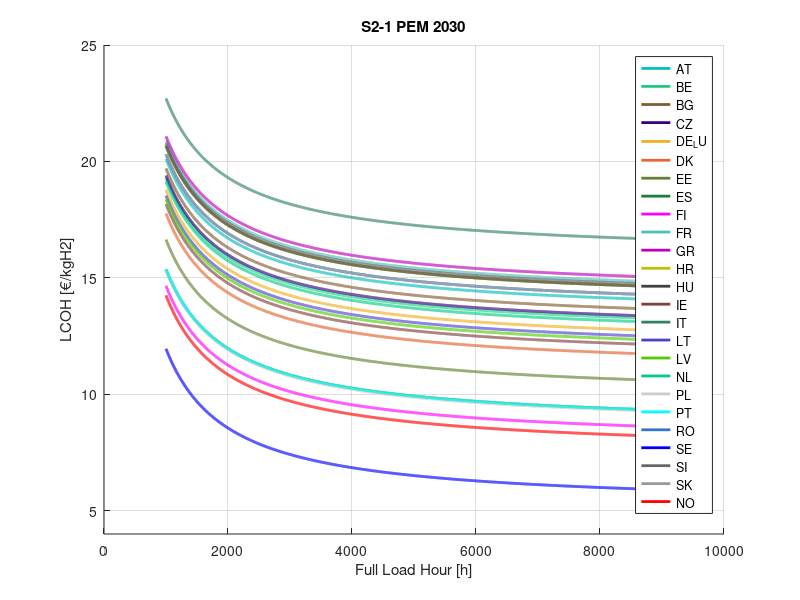

The MATLAB source for this figure:
num_simulations = 1000;

%Common parameters
Discount_Rate_min = 0.06;       % assume 6-8%
Discount_Rate_max = 0.08;
Discount_Rate_values = unifrnd(Discount_Rate_min, Discount_Rate_max, [num_simulations, 1]);

Lifetime = 20;    % years

% Define electricity costs
electricity_cost_AT     = 0.261;
electricity_cost_BE     = 0.245;
electricity_cost_BG     = 0.253;
electricity_cost_CZ     = 0.247;
electricity_cost_DE_LU  = 0.235;
electricity_cost_DK     = 0.215;
electricity_cost_EE     = 0.193;
electricity_cost_ES     = 0.168;
electricity_cost_FI     = 0.154;
electricity_cost_FR     = 0.276;
electricity_cost_GR     = 0.280;
electricity_cost_HR     = 0.272;
electricity_cost_HU     = 0.272;
electricity_cost_IE     = 0.223;
electricity_cost_IT     = 0.312;
electricity_cost_LT     = 0.230;
electricity_cost_LV     = 0.227;
electricity_cost_NL     = 0.242;
electricity_cost_PL     = 0.167;
electricity_cost_PT     = 0.168;
electricity_cost_RO     = 0.265;
electricity_cost_SE     = 0.101;
electricity_cost_SI     = 0.274;
electricity_cost_SK     = 0.265;
electricity_cost_NO     = 0.146;


FLH = [1000:8760];

LHV = 33.33;    %kWh/kgH2

%PEM parameters
CAPEX_System_PEM_mean = 1075;      %$/kW
CAPEX_System_PEM_std = 347.01;
CAPEX_System_PEM_values = normrnd(CAPEX_System_PEM_mean, CAPEX_System_PEM_std, [num_simulations,1]);
CAPEX_System_PEM_values(CAPEX_System_PEM_values < 650) = 650;
CAPEX_System_PEM_values(CAPEX_System_PEM_values > 1500) = 1500;

%CAPEX_Stack_PEM_values = 0.35*CAPEX_System_PEM_values;    % 35% of CAPEX system

CAPEX_PEM_values = CAPEX_System_PEM_values;

OPEX_PEM_values = 3;

System_Efficiency_PEM_mean = 0.655;
System_Efficiency_PEM_std = 0.0204;
System_Efficiency_PEM_values = normrnd(System_Efficiency_PEM_mean, System_Efficiency_PEM_std, [num_simulations,1]);
System_Efficiency_PEM_values(System_Efficiency_PEM_values < 0.63) = 0.63;
System_Efficiency_PEM_values(System_Efficiency_PEM_values > 0.68) = 0.68;

% Calculate SOEC LCOH values
term1_S = LHV ./ (System_Efficiency_PEM_values);
term2_S = Discount_Rate_values .* (1 + Discount_Rate_values).^Lifetime;
term3_S = (OPEX_PEM_values / 100);
term4_S = CAPEX_PEM_values ./ FLH;
AT = term1_S .* ((term2_S ./ ((1 + Discount_Rate_values).^Lifetime - 1) + term3_S) .* term4_S + electricity_cost_AT);
BE = term1_S .* ((term2_S ./ ((1 + Discount_Rate_values).^Lifetime - 1) + term3_S) .* term4_S + electricity_cost_BE);
BG = term1_S .* ((term2_S ./ ((1 + Discount_Rate_values).^Lifetime - 1) + term3_S) .* term4_S + electricity_cost_BG);
CZ = term1_S .* ((term2_S ./ ((1 + Discount_Rate_values).^Lifetime - 1) + term3_S) .* term4_S + electricity_cost_CZ);
DE_LU = term1_S .* ((term2_S ./ ((1 + Discount_Rate_values).^Lifetime - 1) + term3_S) .* term4_S + electricity_cost_DE_LU);
DK = term1_S .* ((term2_S ./ ((1 + Discount_Rate_values).^Lifetime - 1) + term3_S) .* term4_S + electricity_cost_DK);
EE = term1_S .* ((term2_S ./ ((1 + Discount_Rate_values).^Lifetime - 1) + term3_S) .* term4_S + electricity_cost_EE);
ES = term1_S .* ((term2_S ./ ((1 + Discount_Rate_values).^Lifetime - 1) + term3_S) .* term4_S + electricity_cost_ES);
FI = term1_S .* ((term2_S ./ ((1 + Discount_Rate_values).^Lifetime - 1) + term3_S) .* term4_S + electricity_cost_FI);
FR = term1_S .* ((term2_S ./ ((1 + Discount_Rate_values).^Lifetime - 1) + term3_S) .* term4_S + electricity_cost_FR);
GR = term1_S .* ((term2_S ./ ((1 + Discount_Rate_values).^Lifetime - 1) + term3_S) .* term4_S + electricity_cost_GR);
HR = term1_S .* ((term2_S ./ ((1 + Discount_Rate_values).^Lifetime - 1) + term3_S) .* term4_S + electricity_cost_HR);
HU = term1_S .* ((term2_S ./ ((1 + Discount_Rate_values).^Lifetime - 1) + term3_S) .* term4_S + electricity_cost_HU);
IE = term1_S .* ((term2_S ./ ((1 + Discount_Rate_values).^Lifetime - 1) + term3_S) .* term4_S + electricity_cost_IE);
IT = term1_S .* ((term2_S ./ ((1 + Discount_Rate_values).^Lifetime - 1) + term3_S) .* term4_S + electricity_cost_IT);
LT = term1_S .* ((term2_S ./ ((1 + Discount_Rate_values).^Lifetime - 1) + term3_S) .* term4_S + electricity_cost_LT);
LV = term1_S .* ((term2_S ./ ((1 + Discount_Rate_values).^Lifetime - 1) + term3_S) .* term4_S + electricity_cost_LV);
NL = term1_S .* ((term2_S ./ ((1 + Discount_Rate_values).^Lifetime - 1) + term3_S) .* term4_S + electricity_cost_NL);
PL = term1_S .* ((term2_S ./ ((1 + Discount_Rate_values).^Lifetime - 1) + term3_S) .* term4_S + electricity_cost_PL);
PT = term1_S .* ((term2_S ./ ((1 + Discount_Rate_values).^Lifetime - 1) + term3_S) .* term4_S + electricity_cost_PT);
RO = term1_S .* ((term2_S ./ ((1 + Discount_Rate_values).^Lifetime - 1) + term3_S) .* term4_S + electricity_cost_RO);
SE = term1_S .* ((term2_S ./ ((1 + Discount_Rate_values).^Lifetime - 1) + term3_S) .* term4_S + electricity_cost_SE);
SI = term1_S .* ((term2_S ./ ((1 + Discount_Rate_values).^Lifetime - 1) + term3_S) .* term4_S + electricity_cost_SI);
SK = term1_S .* ((term2_S ./ ((1 + Discount_Rate_values).^Lifetime - 1) + term3_S) .* term4_S + electricity_cost_SK);
NO = term1_S .* ((term2_S ./ ((1 + Discount_Rate_values).^Lifetime - 1) + term3_S) .* term4_S + electricity_cost_NO);


avg_AT = mean(AT);
avg_BE = mean(BE);
avg_BG = mean(BG);
avg_CZ = mean(CZ);
avg_DE_LU = mean(DE_LU);
avg_DK = mean(DK);
avg_EE = mean(EE);
avg_ES = mean(ES);
avg_FI = mean(FI);
avg_FR = mean(FR);
avg_GR = mean(GR);
avg_HR = mean(HR);
avg_HU = mean(HU);
avg_IE = mean(IE);
avg_IT = mean(IT);
avg_LT = mean(LT);
avg_LV = mean(LV);
avg_NL = mean(NL);
avg_PL = mean(PL);
avg_PT = mean(PT);
avg_RO = mean(RO);
avg_SE = mean(SE);
avg_SI = mean(SI);
avg_SK = mean(SK);
avg_NO = mean(NO);


% Plotting LCOH for each country based on FLH
figure;
hold on;

plot(FLH, avg_AT, 'DisplayName', 'AT', 'LineWidth', 2, 'Color', [0,0.75,0.75]);
plot(FLH, avg_BE, 'DisplayName', 'BE', 'LineWidth', 2, 'Color', [0.1,0.8,0.5]);
plot(FLH, avg_BG, 'DisplayName', 'BG', 'LineWidth', 2, 'Color', [0.5,0.35,0.2]);
plot(FLH, avg_CZ, 'DisplayName', 'CZ', 'LineWidth', 2, 'Color', [0.2,0,0.5]);
plot(FLH, avg_DE_LU, 'DisplayName', 'DE_LU', 'LineWidth', 2, 'Color', [0.93,0.69,0.13]);
plot(FLH, avg_DK, 'DisplayName', 'DK', 'LineWidth', 2, 'Color', [0.9,0.4,0.2]);
plot(FLH, avg_EE, 'DisplayName', 'EE', 'LineWidth', 2, 'Color', [0.4,0.5,0.2]);
plot(FLH, avg_ES, 'DisplayName', 'ES', 'LineWidth', 2, 'Color', [0.1,0.5,0.2]);
plot(FLH, avg_FI, 'DisplayName', 'FI', 'LineWidth', 2, 'Color', 'm');
plot(FLH, avg_FR, 'DisplayName', 'FR', 'LineWidth', 2, 'Color', [0.3,0.75,0.75]);
plot(FLH, avg_GR, 'DisplayName', 'GR', 'LineWidth', 2, 'Color', [0.75,0,0.75]);
plot(FLH, avg_HR, 'DisplayName', 'HR', 'LineWidth', 2, 'Color', [0.75,0.75,0]);
plot(FLH, avg_HU, 'DisplayName', 'HU', 'LineWidth', 2, 'Color', [0.25,0.25,0.25]);
plot(FLH, avg_IE, 'DisplayName', 'IE', 'LineWidth', 2, 'Color', [0.5,0.25,0.25]);
plot(FLH, avg_IT, 'DisplayName', 'IT', 'LineWidth', 2, 'Color', [0.2,0.5,0.4]);
plot(FLH, avg_LT, 'DisplayName', 'LT', 'LineWidth', 2, 'Color', [0.3,0.25,0.8]);
plot(FLH, avg_LV, 'DisplayName', 'LV', 'LineWidth', 2, 'Color', [0.3,0.8,0]);
plot(FLH, avg_NL, 'DisplayName', 'NL', 'LineWidth', 2, 'Color', [0,0.8,0.5]);
plot(FLH, avg_PL, 'DisplayName', 'PL', 'LineWidth', 2, 'Color', [0.8,0.8,0.8]);
plot(FLH, avg_PT, 'DisplayName', 'PT', 'LineWidth', 2, 'Color', 'c');
plot(FLH, avg_RO, 'DisplayName', 'RO', 'LineWidth', 2, 'Color', [0.2,0.45,0.8]);
plot(FLH, avg_SE, 'DisplayName', 'SE', 'LineWidth', 2, 'Color', 'b');
plot(FLH, avg_SI, 'DisplayName', 'SI', 'LineWidth', 2, 'Color', [0.4,0.4,0.4]);
plot(FLH, avg_SK, 'DisplayName', 'SK', 'LineWidth', 2, 'Color', [0.6,0.6,0.6]);
plot(FLH, avg_NO, 'DisplayName', 'NO', 'LineWidth', 2, 'Color', 'r');

hold off;

% Set axis labels and legend
xlabel('Full Load Hour [h]');
ylabel('LCOH [€/kgH2]');
title('S2-1 PEM 2030');
legend('Location', 'Best');
grid on;
ylim([4 25]);